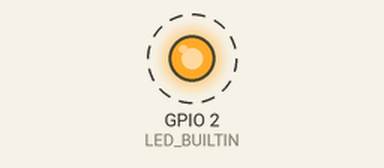
Recording of a sketch running on a simulated ESP32. On the bench: output pins drawn as LEDs (lit = HIGH). Dashed ring = blinking. What the sketch prints to the serial monitor is not drawn.

Above: at 0.5 s.
Timing chart, 0 to 4.6 s (numbered marks = the images above):
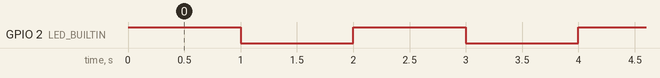

Measured:
- by itself, GPIO 2 (LED_BUILTIN): alternates HIGH for 1.0 s and LOW for 1.0 s

The sketch:

sketch_jul07a.ino
```cpp
int LED_BUILTIN = 2;

void setup()
{
Serial.begin(9600);
pinMode(LED_BUILTIN, OUTPUT); //pin 10 is set as output pin

}


void loop() // The loop function runs again and again
{
digitalWrite(LED_BUILTIN, HIGH); // Change the brightness of LED by 5 points
delay (1000);
digitalWrite (LED_BUILTIN, LOW); // Change the brightness of LED by 5 points
delay (1000);
Serial.print("blink motherfucker\n");
}
```
